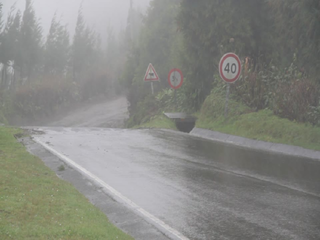
%> input picture matlabhdl/framebased/inputFogRectification.png, 320 x 240 px
$ octave --eval "mlhdlc_fog_rectification_tb;"   (GNU Octave 9; MATLAB toolbox functions it lacks are replaced by stand-ins)
%> lines starting %> are read from the running program, lines starting %| are printed output that depends on the picture
### matlabhdl/framebased/mlhdlc_fog_rectification.m
function [r_out,g_out,b_out]  = mlhdlc_fog_rectification(Ru, Gu, Bu)

[im_gray, restoreR, restoreG, restoreB] = fog_stage1(Ru, Gu, Bu);

[r_out,g_out,b_out] = fog_rectification_m(im_gray, restoreR, restoreG, restoreB);

end

function [im_gray, restoreR, restoreG, restoreB] = fog_stage1(Ru, Gu, Bu)
coder.inline('never')


%% Dark channel Estimation from input
darkChannel = hdl.npufun(@min_kernel, [1 1], Ru, Gu, Bu);

% diff_im is used as input and output variable for anisotropic diffusion
diff_im = fi(fi(0.9,0,16,14)*darkChannel, 1, 32, 16);

%% Refine dark channel using Anisotropic diffusion.
diff_im(:) = hdl.npufun(@filter_kernel, [3 3], diff_im);
diff_im(:) = hdl.npufun(@filter_kernel, [3 3], diff_im);
diff_im(:) = hdl.npufun(@filter_kernel, [3 3], diff_im);

%% Reduction with min
% diff_im = min(darkChannel,diff_im);
diff_im(:) = hdl.npufun(@min_kernel2, [1 1], darkChannel, diff_im);

diff_im(:) = cast(fi(0.6,0,16,14)*diff_im, 'like', diff_im);

%% Parallel element-wise math to compute
%  Restoration with inverse Koschmieder's law
factor = hdl.npufun(@calc_restoration_factor, [1 1], diff_im);

restoreRf = (Ru-diff_im).*factor;
restoreGf = (Gu-diff_im).*factor;
restoreBf = (Bu-diff_im).*factor;

% Convert to integer
restoreR = uint8(restoreRf);
restoreG = uint8(restoreGf);
restoreB = uint8(restoreBf);

%%
% Stretching performs the histogram stretching of the image.
% im is the input color image and p is cdf limit.
% out is the contrast stretched image and cdf is the cumulative prob.
% density function and T is the stretching function.
% RGB to grayscale conversion
im_gray = hdl.npufun(@convert_gray, [1 1], restoreR, restoreG, restoreB);

% [6 lines of commented-out code are left out]
zeros_to_one = (restoreR == 0);
restoreR = restoreR + uint8(zeros_to_one);
zeros_to_one = (restoreG == 0);
restoreG = restoreG + uint8(zeros_to_one);
zeros_to_one = (restoreB == 0);
restoreB = restoreB + uint8(zeros_to_one);

end

% [4 lines left out: function filter_kernel, not called in this run]

function out = min_kernel(R, G, B)
    out = min([R, G, B]);
end

% [5 lines left out: function convert_gray, not called in this run]

function out = min_kernel2(A, B)
    out = min(A, B);
end

% [105 lines left out: functions calc_restoration_factor, fog_rectification_m, hist_kernel_fcn, cdf_compute, find_break_points, createTable and 1 more, not called in this run]

### matlabhdl/framebased/mlhdlc_fog_rectification_tb.m
function mlhdlc_fog_rectification_tb

I = imread('inputFogRectification.png');
%> I is the input picture: size 240x320x3 uint8; mean R, G, B 135.3, 136.1, 130.9
R = I(:,:,1);
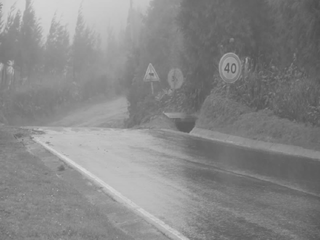
%> R: size 240x320 uint8; min 76, max 220, mean 135.3
G = I(:,:,2);
B = I(:,:,3);
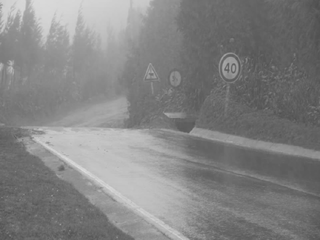
%> B: size 240x320 uint8; min 77, max 220, mean 130.9

% To make testbench run faster, use |codegen command|. Comment this out for
% HDL Code generation.
% codegen -args {R,G,B} mlhdlc_fog_rectification
% [Rout, Gout, Bout] = mlhdlc_fog_rectification_mex(R,G,B);

% Comment this line if you are using code generation to run faster using
% previous section
[Rout, Gout, Bout] = mlhdlc_fog_rectification(R,G,B);
%> the run ends on the next line

out = cat(3, Rout, Gout, Bout);

figure(1);
subplot(1,2,1),imshow(I);
subplot(1,2,2),imshow(out);
